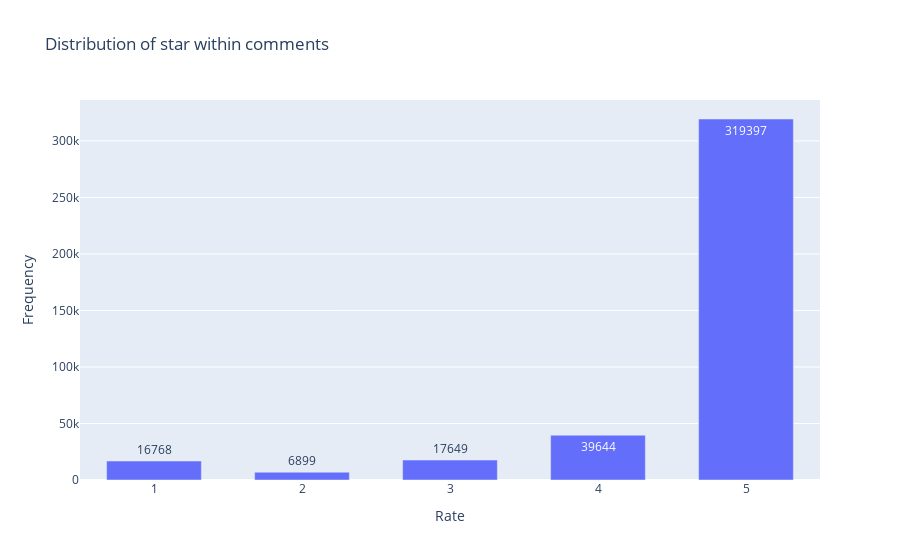

Source (notebook cell):
### Code cell
fig = go.Figure()

groupby_rate = df_train.groupby('star')['star'].count()

fig.add_trace(go.Bar(
    x=list(sorted(groupby_rate.index)),
    y=groupby_rate.tolist(),
    text=groupby_rate.tolist(),
    textposition='auto'
))

fig.update_layout(
    title_text='Distribution of star within comments',
    xaxis_title_text='Rate',
    yaxis_title_text='Frequency',
    bargap=0.2,
    bargroupgap=0.2)

fig.show()

### Figure 1 — Plotly figure (JSON) as saved in the notebook; plotly's stock layout.template omitted (floating-point values rounded to 4 significant figures)
{"data": [{"text": ["16768", "6899", "17649", "39644", "319397"], "textposition": "auto", "type": "bar", "x": [1, 2, 3, 4, 5], "y": [16768, 6899, 17649, 39644, 319397]}], "layout": {"bargap": 0.2, "bargroupgap": 0.2, "title": {"text": "Distribution of star within comments"}, "xaxis": {"title": {"text": "Rate"}}, "yaxis": {"title": {"text": "Frequency"}}}}
